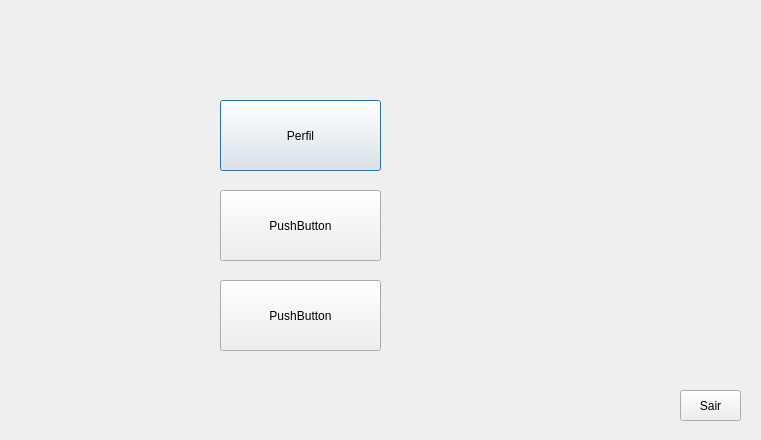
<?xml version="1.0" encoding="UTF-8"?>
<ui version="4.0">
 <class>Menu_Cliente</class>
 <widget class="QDialog" name="Menu_Cliente">
  <property name="geometry">
   <rect>
    <x>0</x>
    <y>0</y>
    <width>761</width>
    <height>440</height>
   </rect>
  </property>
  <property name="windowTitle">
   <string>Dialog</string>
  </property>
  <widget class="QLabel" name="Fundo">
   <property name="geometry">
    <rect>
     <x>6</x>
     <y>10</y>
     <width>751</width>
     <height>421</height>
    </rect>
   </property>
   <property name="text">
    <string/>
   </property>
  </widget>
  <widget class="QPushButton" name="Perfil">
   <property name="geometry">
    <rect>
     <x>220</x>
     <y>100</y>
     <width>161</width>
     <height>71</height>
    </rect>
   </property>
   <property name="text">
    <string>Perfil</string>
   </property>
  </widget>
  <widget class="QPushButton" name="pushButton_2">
   <property name="geometry">
    <rect>
     <x>220</x>
     <y>190</y>
     <width>161</width>
     <height>71</height>
    </rect>
   </property>
   <property name="text">
    <string>PushButton</string>
   </property>
  </widget>
  <widget class="QPushButton" name="pushButton_3">
   <property name="geometry">
    <rect>
     <x>220</x>
     <y>280</y>
     <width>161</width>
     <height>71</height>
    </rect>
   </property>
   <property name="text">
    <string>PushButton</string>
   </property>
  </widget>
  <widget class="QPushButton" name="Sair">
   <property name="geometry">
    <rect>
     <x>680</x>
     <y>390</y>
     <width>61</width>
     <height>31</height>
    </rect>
   </property>
   <property name="text">
    <string>Sair</string>
   </property>
  </widget>
 </widget>
 <resources/>
 <connections/>
</ui>
